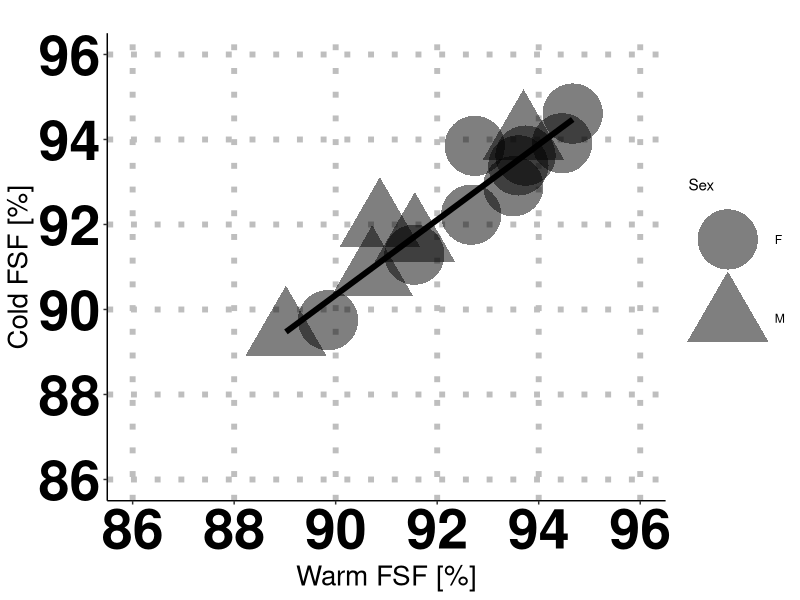
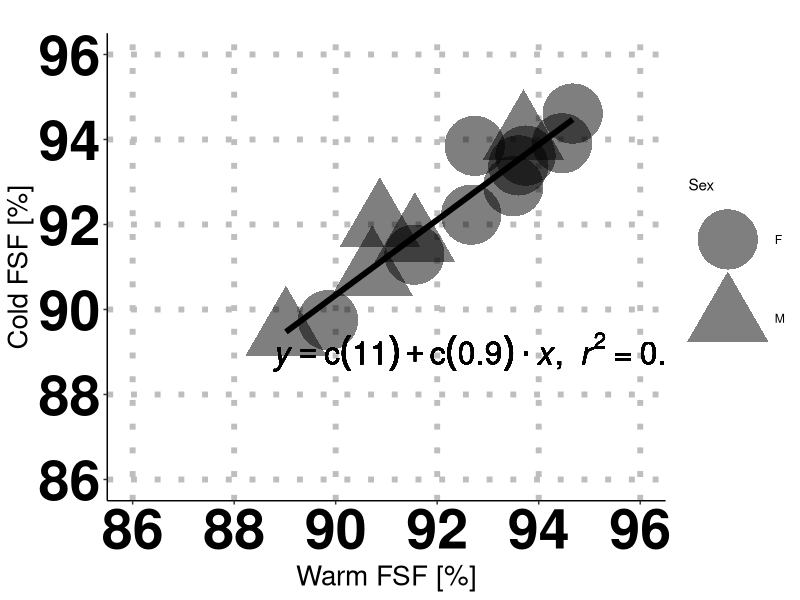

These figures' R source, in order:
#  CODE FOR RECREATING WAT PAPER FIGURES #################################
#  This .R file contains the script to recreate Figure 2 panel B) in the paper.
#  The script reads reconstructed data from the ../data_output/ folder and
#  puts the png image in the  ../figures/ folder.
#  FIGURE 2 B :  FSF v. FSF - subjects with BMI < 25

# Need ggplot2 and plyr
require(ggplot2)
require(plyr)

# Load CSV file into a data frame
df = read.csv('../tidy_data/WAT_avgAllslx_master_file_CA_v_TN.csv')

selected_rows = df[,"BMI"]<25
df = df[selected_rows ,]

CA_FSF_Avg = df[,"CA_FSF_Avg"]
TN_FSF_Avg = df[,"TN_FSF_Avg"]

# regression function
lm_eqn = function(df){
  m = lm(CA_FSF_Avg ~ TN_FSF_Avg, df);
  eq <- substitute(italic(y) == a + b %.% italic(x)*","~~italic(r)^2~"="~r2,
                   list(a = format(coef(m)[1], digits = 1),
                        b = format(coef(m)[2], digits = 1),
                        r2 = format(summary(m)$r.squared, digits = 2)))
  as.character(as.expression(eq));
}

g0 = ggplot(df, aes(x=TN_FSF_Avg, y=CA_FSF_Avg, shape=Sex)) +
  geom_smooth(aes(x=TN_FSF_Avg, y=CA_FSF_Avg, shape=NULL), data=df, method = "lm", se=FALSE, formula = y ~ x, colour="black", linetype="solid", alpha=0.5, size=2, weight=2) +
  geom_point(alpha=0.5,size=20) + 
  theme(axis.text=element_text(colour="black", size=40,face="bold"),axis.title=element_text(size=20),
        axis.line = element_line(colour = "black"),
        panel.grid.major = element_line(linetype = 3, colour = "gray", size = 2),
        panel.grid.minor = element_blank(),
        panel.background = element_blank()) +
  coord_cartesian(xlim=c(86,96), ylim=c(86,96))

g0.labs <- g0 + labs(title = "", x = "Warm FSF [%]", y = "Cold FSF [%]")
g0.labs

g1 = g0.labs + geom_text(aes(x = 93, y = 89, label = lm_eqn(df)), parse = TRUE, colour="black",size=8)

plot(g1)

# Copy plot to a PNG file
dev.copy(png, file = '../figures/Figure_2b.png', width=850, height=750)

# Don't forget to close the PNG device!
dev.off()

# Display the statistics (R-squared, p-value and confidence interval)
mod <- lm(CA_FSF_Avg~TN_FSF_Avg)
print("**********************************************************")
print("Figure 2b) statistics (R-squared, p-value and confidence interval)")
print(summary(mod))
print(confint(mod))
print("**********************************************************")
